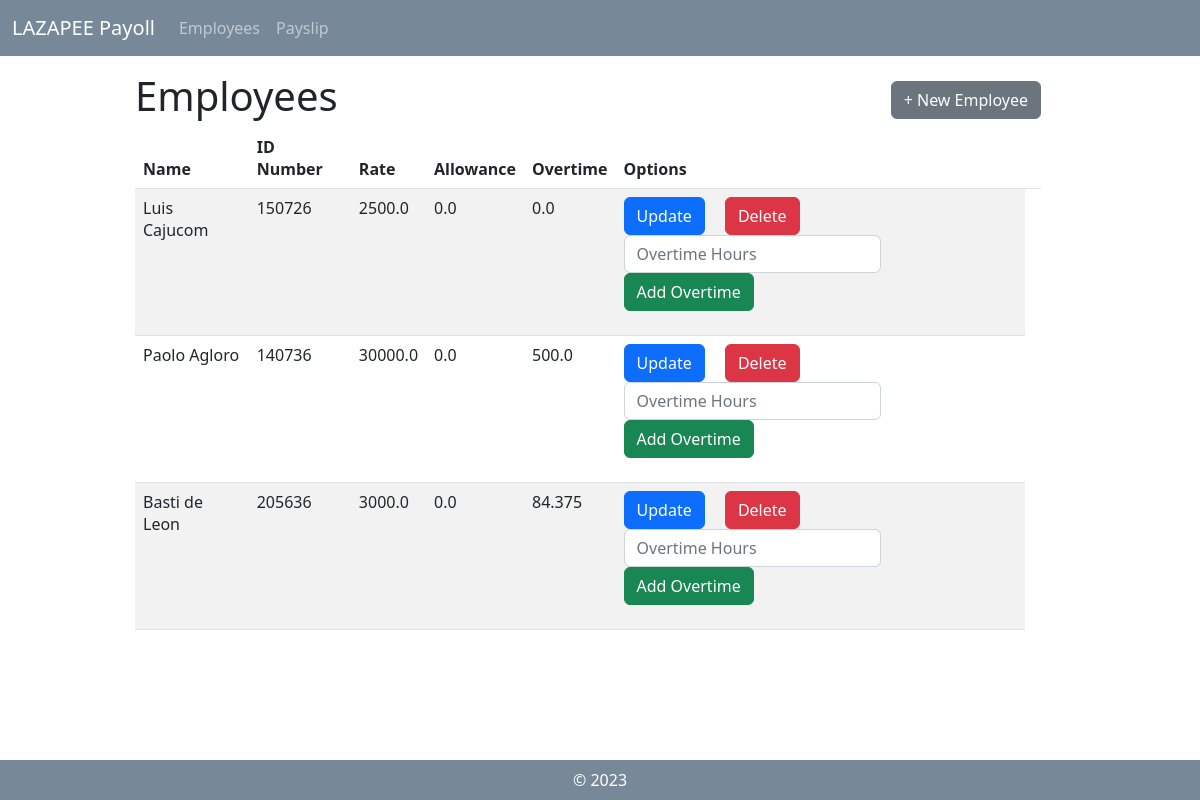
The app's page /, older data.
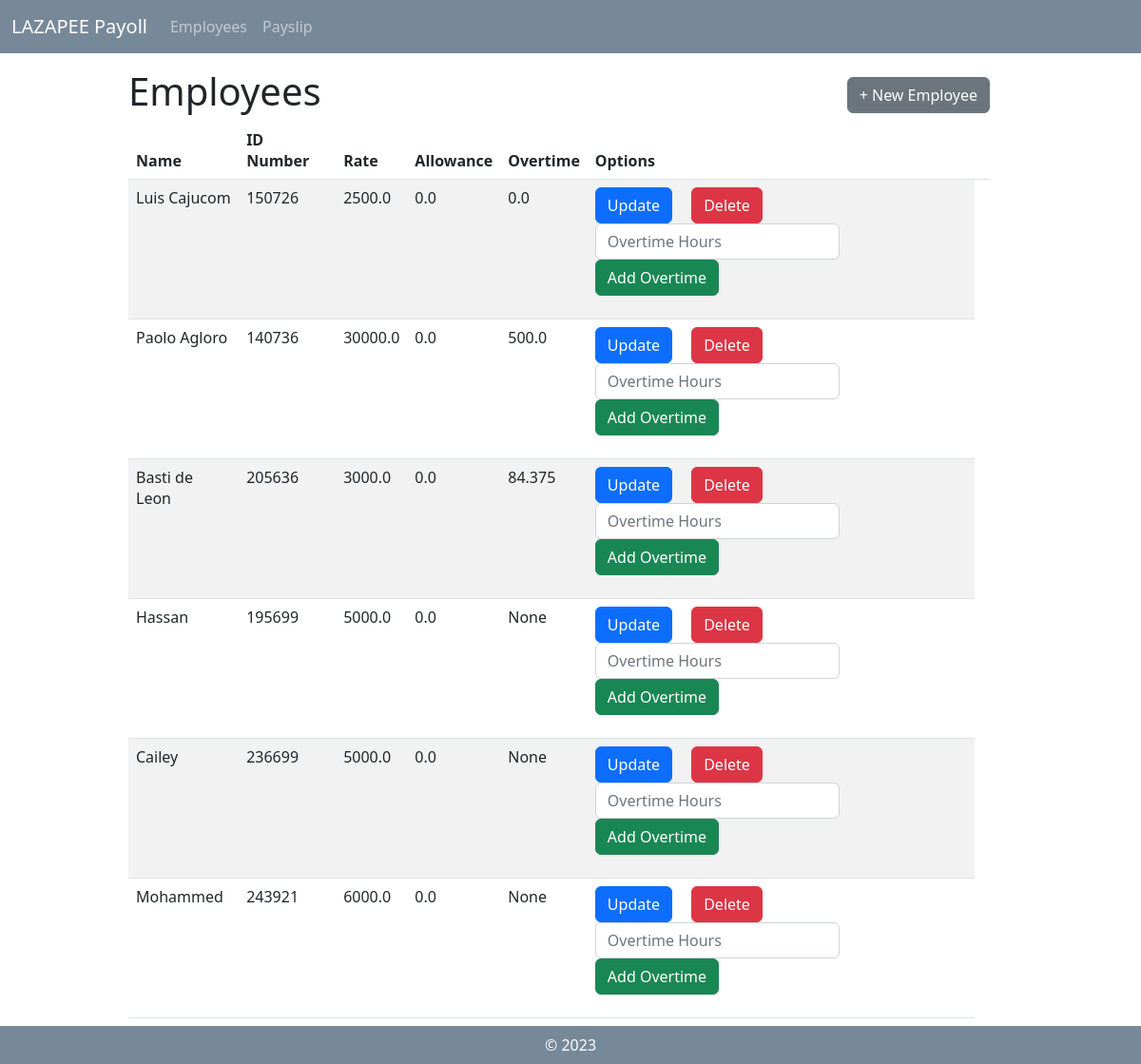
The same page, newer data.
### payroll_app/models.py (models this page shows, shortened)
class Employee(models.Model):
    name = models.CharField(max_length=255)
    id_number = models.CharField(max_length=20, unique=True)
    rate = models.FloatField()
    overtime_pay = models.FloatField(null = True, blank = True)
    allowance = models.FloatField(null = True, blank = True)

### payroll_app/views.py (the view)
# urls.py: path('', views.view_employee, name='view_employee'),
def view_employee(request):
        employee_objects = Employee.objects.all()
        return render(request, 'payroll_app/view_employee.html',{'employees':employee_objects})

### payroll_app/templates/payroll_app/view_employee.html
{% extends 'payroll_app/base.html' %}
{% load static %}
                {% block content %}
                <div class="row">
                    <div class="mx-auto col-10 col-md-10 col-lg-10 mt-3">
                        <div style="display: flex; align-items: center;">
                            <h1>Employees</h1>
                            <a type="button" class="btn btn-secondary" href="{% url 'create_employee'%}" style="margin-left: auto;">+ New Employee</a>
                        </div>
                        <div class="col-xs-1 center-block">
                            <table class="table table-striped mb-5">
                                <thead>
                                    <th scope="col"> Name </th>
                                    <th scope="col"> ID Number </th>
                                    <th scope="col"> Rate </th>
                                    <th scope="col"> Allowance </th>
                                    <th scope="col"> Overtime </th>
                                    <th scope="col"> Options </th>
                                    <th scope="col">  </th>
                                </thead>
                                <tbody>
                                    {% for d in employees %}
                                    <tr>
                                        <td> {{ d.name }} </td>
                                        <td> {{ d.id_number }} </td>
                                        <td> {{ d.rate }} </td>
                                        <td> {{ d.allowance }} </td>
                                        <td> {{ d.overtime_pay }} </td>
                                        <td>
                                            <form id="employee_update" method="POST" action="{% url 'calculate_overtimepay' pk=d.pk %}">{% csrf_token %}
                                                <div class="form-check-inline">
                                                    <a type="button" class="btn btn-primary" href="{% url 'update_employee' pk=d.pk %}">Update</a>
                                                </div>
                                                <div class="form-check-inline">
                                                    <a type="button" class="btn btn-danger" href="{% url 'delete_employee' pk=d.pk %}">Delete</a>
                                                </div>
                                                <br>
                                                <div class="form-check-inline">
                                                    <input type="number" class="form-control" id="overtime_hours" name="overtime_hours" placeholder="Overtime Hours">
                                                </div>
                                                <div class="form-check-inline">
                                                    <button type="submit" class="btn btn-Success">Add Overtime</button>
                                                </div>
                                            </form>
                                        </td>
                                    </tr>
                                    {% endfor %}
                                </tbody>
                            </table>
                        </div>
                    </div>
                </div>
                {% endblock %}

### payroll_app/templates/payroll_app/base.html (shortened to what this page needs)
{% load static %}
<html>
    <head>
        <link rel="stylesheet" href="{% static '/bootstrap/css/bootstrap.min.css' %}">
        <link rel="stylesheet" href="{% static '/bootstrap/css/custom.css' %}">
    </head>
    <body>
        <nav class="navbar navbar-expand-lg navbar-dark bg-custom" style="background-color: lightslategray">
            <div class="container-fluid">
                <a class="navbar-brand" >LAZAPEE Payoll</a>
                <div class="collapse navbar-collapse" id="navbarSupportedContent">
                <ul class="navbar-nav mr-auto">
                    <li class="nav-item active">
                    <a class="nav-link" href="{% url 'view_employee' %}">Employees</a>
                    </li>
                    <li class="nav-item">
                    <a class="nav-link" href="{% url 'payslips' %}">Payslip</a>
                    </li>
                </ul>
                </div>
            </div>
        </nav>
        <div class="container">
            <div class="row">
                {% block content %}
                {% endblock %}
            </div>
        </div>
        <nav class="navbar bg-custom fixed-bottom justify-content-center" style="background-color: lightslategray">
            <div style="color: white;">&copy; 2023</div>
        </nav>
    </body>
</html>

Row changes from the older to the newer data that the page shows:
added Employee: name "Hassan", id_number "195699", rate "5000.0", allowance "0.0", overtime_pay "None"
added Employee: name "Cailey", id_number "236699", rate "5000.0", allowance "0.0", overtime_pay "None"
added Employee: name "Mohammed", id_number "243921", rate "6000.0", allowance "0.0", overtime_pay "None"
